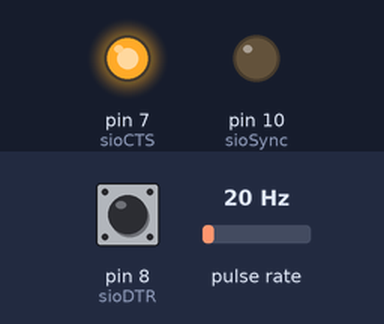
Simulated run of this sketch. Board: Arduino Uno, built with avr-gcc and run on an emulated ATmega328P. Shown: output pins drawn as LEDs (lit = HIGH). Wiring (inferred from the names in the program): pulse sensor: data pin 5. Dashed ring = blinking. Inputs (shaded band) come from the test bench; at power-on: pin 8 (sioDTR) LOW, pulse rate 20 Hz. Pins used as bus, display or sensor lines are not drawn; what the sketch prints to the serial monitor is not drawn.

Above: at 1.2 s.
1.3 s: pin 8 (sioDTR) driven HIGH
At 2.5 s:
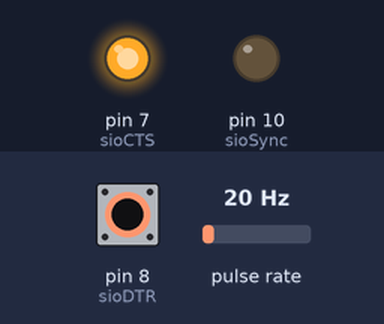
2.8 s: pin 8 (sioDTR) driven LOW
At 3.9 s:
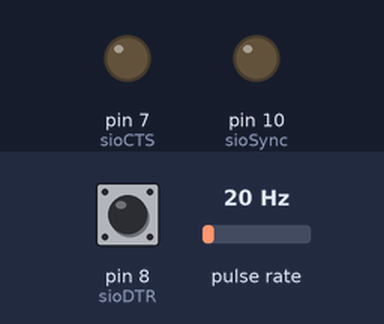
4.3 s: pin 8 (sioDTR) pulsed HIGH 2 times (0.12 s each, 0.3 s apart)
At 4.67 s:
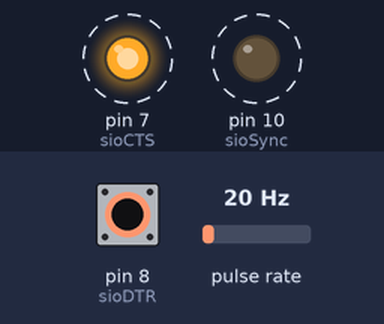
Timing chart, 0 to 7.3 s (numbered marks = the images above; inputs shaded):
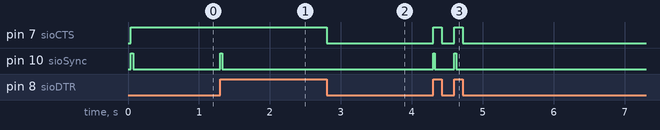

The sketch:

SC104_UNO.ino
```cpp
// =========================================================================
// Arduino UNO Pulse & Data Generator for the RC2014 SC104 SIO/2 module
// https://smallcomputercentral.com/sc104-z80-sio-2-module-rc2014/
// =========================================================================

#define spiClk  PORTB4  // PB4: OUT : CLOCK to the SPI peripheral(s)
#define sioClk  PORTB3  // PB3: OUT : CLOCK to the Z80 SIO
#define sioSync PORTB2  // PB2: OUT : SYNC signal to the Z80 SIO
#define sioDTR  PINB0   // PB0: IN  : XFER REQUEST signal from Z80 SIO (DTR signal)

#define sioCTS  PORTD7  // PD7: OUT : CTS signal to Z80 SIO CTS

// Tx byte request pulse (RTS) to pin PD5 aka Timer/Counter #1 ext clock input pin
#define sioRTS  PIND5   // PD5: IN  : TX REQUEST pulse from Z80 SIO (RTS signal)

#define SIO_DTR_HIGH  (1<<sioDTR)
#define SIO_DTR_LOW   0x00

const uint16_t spiClockPulseWidth = 8;    // about 8us high & 8us low

uint8_t prevDTRState = 0;
uint8_t currDTRState = 0;
uint16_t prevTxCounter = 0;

void setup() {
  Serial.begin( 115200 );
  Serial.println(F("\n\n============================================================="));
  Serial.println(F("Arduino UNO Pulse & Data Generator for the Z80 KIO-SIO module"));
  Serial.println(F("============================================================="));

  Serial.println(F("\nPin definitions are:\n"));
  Serial.println(F("PB0 : INPUT  : XFER REQUEST signal from Z80 SIO (DTR signal)"));
  Serial.println(F("PB2 : OUTPUT : SYNC signal to Z80 SIO"));
  Serial.println(F("PB3 : OUTPUT : CLOCK signal to Z80 SIO TxC & RxC pins"));
  Serial.println(F("PB4 : OUTPUT : CLOCK signal to SPI peripheral(s)\n"));

  Serial.println(F("PD5 : INPUT  : TX REQUEST pulse from Z80 SIO (RTS signal)"));
  Serial.println(F("PD7 : OUTPUT : CTS signal to Z80 KIO CTS pin\n\n"));

  // configure Timer/Counter #1 as an up-counter counting pulses on the T1 pin
  TIMSK1 = 0;     // no interrupts from Timer/Counter #1
  TCCR1A = 0;     // normal operation
  TCCR1B = 0x06;  // clock on falling edge of pulse on T1 pin (PD5)
  TCNT1  = 0;     // reset the pulse counter

  // set spiClk, sioClk, sioSync & sioCTS pins as outputs
  DDRB = DDRB | (1<<spiClk) | (1<<sioClk) | (1<<sioSync);
  DDRD = DDRD | (1<<sioCTS);

  // sioDTR should already be an input but make sure
  DDRB = DDRB & (~(1<<sioDTR));

  PORTB = PORTB & (~(1<<spiClk));   // SPI clock pin LOW
  PORTB = PORTB & (~(1<<sioClk));   // SIO clock pin LOW
  PORTB = PORTB | (1<<sioSync);     // SIO sync  pin HIGH
  PORTD = PORTD | (1<<sioCTS);      // SIO CTS   pin HIGH

  prevDTRState = PINB & (1<<sioDTR);
  currDTRState = prevDTRState;
}

// ========================================================================
// Called when SPI Message Transfer signal (DTR) goes LOW
// Sends out 2 complete clock cycles to the SIO, then sets CTS low.
// Assumes the SIO_CLK pin is LOW on entry.
// Assumes the SIO_CTS pin is HIGH on entry.
// ========================================================================
void preTransmission( void ) {

  PINB = (1<<sioClk);     // set HIGH
  delayMicroseconds( spiClockPulseWidth );
  PINB = (1<<sioClk);     // set LOW
  delayMicroseconds( spiClockPulseWidth );
  PINB = (1<<sioClk);     // set HIGH
  delayMicroseconds( spiClockPulseWidth );
  PINB = (1<<sioClk);     // set LOW
  delayMicroseconds( spiClockPulseWidth );

  PORTD = PORTD & (~(1<<sioCTS));      // SIO CTS pin LOW
}

// ========================================================================
// Called when SPI Message Transfer signal (DTR) goes HIGH
// Generates additional clock pulses for the SIO to cause the SIO
// Rx hardware to release the final bytes.
// Assumes the SIO_CLK pin is LOW on entry.
// ========================================================================
void postTransmission( void ) {
  for (uint8_t i=0; i<16; i++) {
    PINB = (1<<sioClk);     // set HIGH
    delayMicroseconds( spiClockPulseWidth );
    PINB = (1<<sioClk);     // set LOW
    delayMicroseconds( spiClockPulseWidth );
  }
  PORTB = PORTB | (1<<sioSync);     // SIO sync  pin HIGH
  PORTD = PORTD | (1<<sioCTS);      // SIO CTS   pin HIGH

  // reset the tx count back to zero
  prevTxCounter = 0;
  TCNT1  = 0;     // reset the pulse counter
}

void loop() {

  // read the state of the xfer request control signal from the SIO
  currDTRState = PINB & (1<<sioDTR);

  // have we detected the beginning or end of a transmission?
  if (( prevDTRState == SIO_DTR_HIGH ) && ( currDTRState == SIO_DTR_LOW )) {
    // transfer request signal has just gone LOW - i.e. start of a message
    Serial.print('S');
    prevDTRState = currDTRState;
    preTransmission();
  }
  else if ( TCNT1 !=  prevTxCounter ) {
    // generate 8 clock pulses for the SIO & SPI device
    sio8Clocks();
    prevTxCounter++;
    Serial.print('.');
  }
  else if (( prevDTRState == SIO_DTR_LOW ) && ( currDTRState == SIO_DTR_HIGH )) {
    // transfer request signal has just gone HIGH - i.e. end of a message
    postTransmission();
    prevDTRState = currDTRState;
    Serial.println('P');
    Serial.println( TCNT1 );
  }
}

// ========================================================================
// Generates 8 clock pulses to clock out a byte from the SIO
// Also generates 8 clock pulses for the SPI peripheral.
// Assumes the SIO_CLK & SPI_CLK pins are LOW on entry.
// ========================================================================
void sio8Clocks() {

  for ( uint8_t p=0; p<8; p++) {
    PINB = (1<<sioClk) | (1<<spiClk);     // set SIO CLK & SPI CLK HIGH

    delayMicroseconds( spiClockPulseWidth );

    PINB = (1<<sioClk) | (1<<spiClk);     // set SIO CLK & SPI CLK LOW
    delayMicroseconds( spiClockPulseWidth/2 );
    PORTB = PORTB & (~(1<<sioSync));      // set SIO SYNC LOW
    delayMicroseconds( spiClockPulseWidth/2 );
  }
}
```

Measured:
- after the input at 1.3 s, pin 10 (sioSync): LOW → HIGH at once, → LOW 0.02 s later
- after the input at 2.8 s, pin 7 (sioCTS): HIGH → LOW at once
- after the input at 4.3 s, pin 7 (sioCTS): alternates HIGH for 0.12 s and LOW for 0.18 s, 4 changes in all, then stays LOW, starting at once; pin 10 (sioSync): alternates HIGH for 0.02 s and LOW for 0.28 s, 4 changes in all, then stays LOW, starting at once
